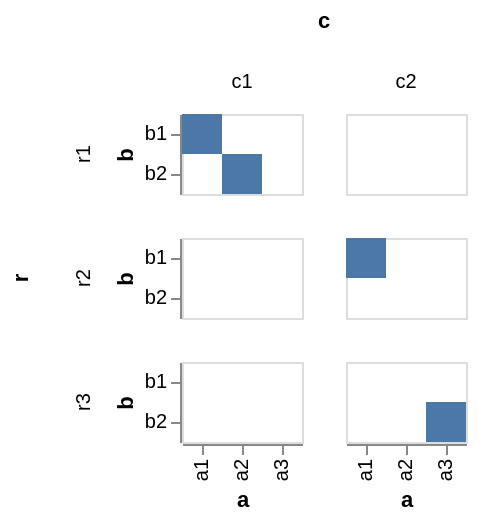

Specify this chart in Vega-Lite:
### Vega-Lite specification from a JSON file in a GitHub repository (floating-point values rounded to 4 significant figures)
{"$schema": "https://vega.github.io/schema/vega-lite/v2.json", "data": {"values": [{"a": "a1", "b": "b1", "c": "c1", "r": "r1"}, {"a": "a2", "b": "b2", "c": "c1", "r": "r1"}, {"a": "a1", "b": "b1", "c": "c2", "r": "r2"}, {"a": "a3", "b": "b2", "c": "c2", "r": "r3"}]}, "facet": {"column": {"field": "c", "type": "nominal"}, "row": {"field": "r", "type": "nominal"}}, "resolve": {"x": {"scale": "independent"}, "y": {"scale": "independent"}}, "spec": {"encoding": {"x": {"field": "a", "type": "nominal"}, "y": {"field": "b", "type": "nominal"}}, "mark": "rect"}}
